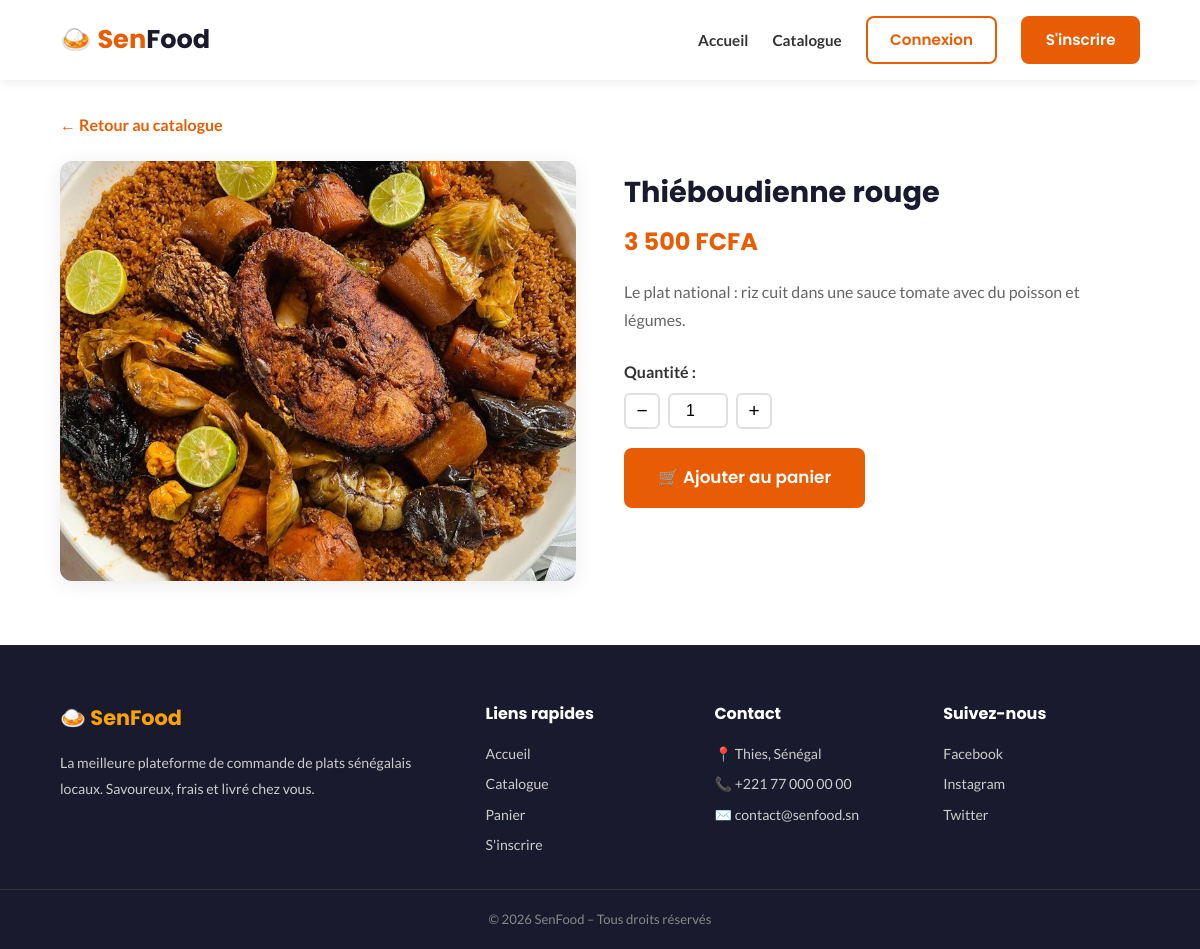
Screenshot of /client/produit.php?id=1 with the database file from the repository.
### tables this page shows
CREATE TABLE `products` (
  `id` int(11) NOT NULL,
  `nom` varchar(100) NOT NULL,
  `prix` decimal(10,2) NOT NULL,
  `image` varchar(255) DEFAULT NULL,
  `description` text DEFAULT NULL,
  `categorie_id` int(11) DEFAULT NULL,
  `created_at` timestamp NOT NULL DEFAULT current_timestamp()
);

### client/produit.php (the view, shortened to what this page needs)
<?php
require_once '../config/db.php';
$id = isset($_GET['id']) ? (int)$_GET['id'] : 0;
$stmt = $pdo->prepare('SELECT p.*, c.nom AS categorie_nom FROM products p LEFT JOIN categories c ON p.categorie_id = c.id WHERE p.id = :id');
$stmt->execute([':id' => $id]);
$produit = $stmt->fetch();
?>
<!DOCTYPE html>
<html lang="fr">
<head>
    <link rel="stylesheet" href="../assets/css/style.css">
</head>
<body>
<?php include '../includes/header.php'; ?>
<main class="container produit-detail-page">
    <a href="catalogue.php" class="btn-retour">← Retour au catalogue</a>
    <div class="produit-detail">
        <div class="produit-detail-image">
            <img src="../<?= htmlspecialchars($produit['image']) ?>"
                 alt="<?= htmlspecialchars($produit['nom']) ?>"
                 onerror="this.src='../assets/images/default.jpg'">
        </div>
        <div class="produit-detail-info">
            <span class="produit-badge"><?= htmlspecialchars($produit['categorie_nom']) ?></span>
            <h1><?= htmlspecialchars($produit['nom']) ?></h1>
            <p class="produit-detail-prix">
                <?= number_format($produit['prix'], 0, ',', ' ') ?> FCFA
            </p>
            <p class="produit-detail-desc"><?= htmlspecialchars($produit['description']) ?></p>
            <div class="produit-detail-actions">
                <div class="quantite-selector">
                    <label for="quantite">Quantité :</label>
                    <div class="quantite-controls">
                        <button type="button" id="btn-moins">−</button>
                        <input type="number" id="quantite" value="1" min="1" max="10">
                        <button type="button" id="btn-plus">+</button>
                    </div>
                </div>
                <a href="panier.php?action=ajouter&id=<?= $produit['id'] ?>"
                   class="btn btn-primary btn-large" id="btn-ajouter-panier">
                    🛒 Ajouter au panier
                </a>
            </div>
        </div>
    </div>
</main>
<?php include '../includes/footer.php'; ?>
</body>
</html>

### assets/css/style.css (style rules this page uses)
:root { --primary-color: #E85D04; --secondary-color: #FAA307; --dark-color: #1A1A2E; --text-color: #333333; --text-light: #666666; --bg-light: #FFF8F0; --bg-white: #FFFFFF; --border-color: #E0E0E0; --success-color: #2D6A4F; --error-color: #D62828; --font-main: 'Poppins', sans-serif; --font-body: 'Lato', sans-serif; --shadow: 0 4px 20px rgba(0,0,0,0.08); --shadow-hover: 0 8px 30px rgba(232,93,4,0.2); --radius: 12px; --transition: 0.25s ease; }
*, *::before, *::after { box-sizing: border-box; margin: 0; padding: 0; }
html { scroll-behavior: smooth; }
body { font-family: var(--font-body); color: var(--text-color); background: var(--bg-white); line-height: 1.6; }
img { max-width: 100%; height: auto; display: block; }
a { text-decoration: none; color: inherit; }
.container { width: 90%; max-width: 1200px; margin: 0 auto; }
.btn { display: inline-block; padding: 0.6rem 1.4rem; border-radius: 8px; font-family: var(--font-main); font-weight: 600; font-size: 0.95rem; cursor: pointer; border: 2px solid transparent; transition: all var(--transition); }
.btn-primary { background: var(--primary-color); color: #fff; }
.btn-large { padding: 0.9rem 2rem; font-size: 1.05rem; }
.produit-badge { position: absolute; top: 10px; left: 10px; background: var(--primary-color); color: #fff; font-size: 0.72rem; font-weight: 700; padding: 3px 8px; border-radius: 50px; }
.produit-detail-page { padding: 2rem 0 4rem; }
.btn-retour { color: var(--primary-color); font-weight: 600; display: inline-block; margin-bottom: 1.5rem; }
.produit-detail { display: grid; grid-template-columns: 1fr 1fr; gap: 3rem; align-items: start; }
.produit-detail-image img { width: 100%; border-radius: var(--radius); box-shadow: var(--shadow); max-height: 420px; object-fit: cover; }
.produit-detail-info h1 { font-family: var(--font-main); font-size: 1.8rem; margin: 0.5rem 0; color: var(--dark-color); }
.produit-detail-prix { font-family: var(--font-main); font-size: 1.5rem; font-weight: 700; color: var(--primary-color); margin-bottom: 1rem; }
.produit-detail-desc { color: var(--text-light); line-height: 1.8; margin-bottom: 1.5rem; }
.quantite-selector { margin-bottom: 1.2rem; }
.quantite-selector label { font-weight: 600; margin-bottom: 0.5rem; display: block; }
.quantite-controls { display: flex; align-items: center; gap: 0.5rem; }
.quantite-controls button { width: 36px; height: 36px; border: 2px solid var(--border-color); border-radius: 6px; background: #fff; font-size: 1.2rem; cursor: pointer; transition: all var(--transition); }
.quantite-controls input { width: 60px; text-align: center; padding: 0.4rem; border: 2px solid var(--border-color); border-radius: 6px; font-size: 1rem; }

### rows the page displays
products: image (picture), nom "Thiéboudienne rouge", prix "3 500", description "Le plat national : riz cuit dans une sauce tomate avec du poisson et légumes."
